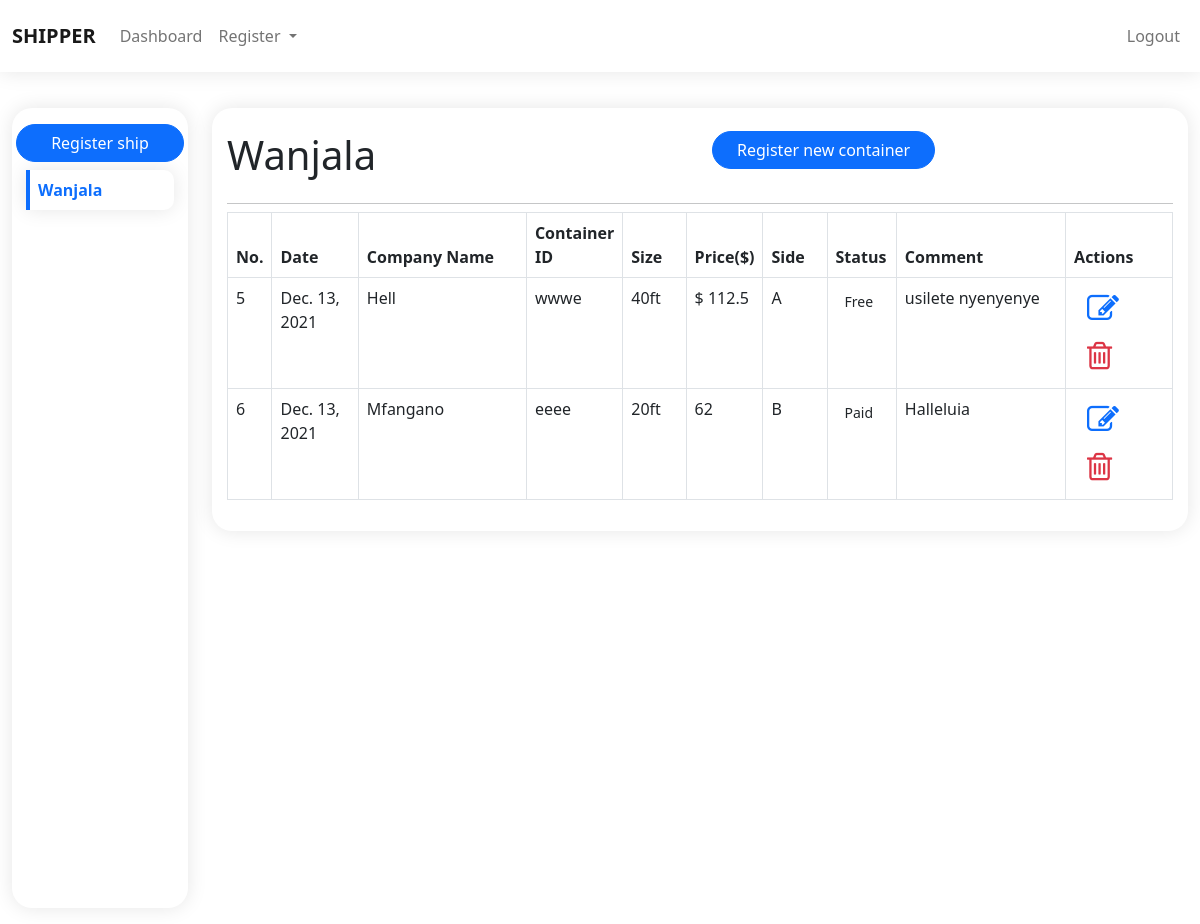
The page /ship/shipment/details/9/Wanjala/ (signed in) on the database its author committed.
### ship/models.py (models this page shows, shortened)
class Ship(models.Model):
    name = models.TextField(blank=True, null=True, max_length=200)
    date = models.DateField()
    no_of_containers = models.CharField(max_length=10, blank=True, null=True)
    date_created = models.DateTimeField(auto_now_add=True)

class Container(models.Model):
    PRICES = (
        ('112.5', '112.5'),
        ('62', '62')
    )
    SIDES = (
        ('A', 'A'),
        ('B', 'B'),
        ('C', 'C')
    )
    STATUS = (
        ('Pending', 'Pending'),
        ('Paid', 'Paid'),
        ('Free', 'Free')
    )
    SIZES = (
        ('40ft', '40ft'),
        ('20ft', '20ft'),
    )
    ship = models.ForeignKey(Ship, on_delete=models.SET_NULL, null=True, blank=True)
    date = models.DateField()
    company_name = models.CharField(max_length=200, blank=True, null=True)
    container_id = models.CharField(max_length=200, blank=True, null=True)
    size = models.CharField(max_length=200, choices=SIZES, default='40ft')
    price = models.CharField(max_length=200, choices=PRICES, default='112.5')
    side = models.CharField(max_length=200, choices=SIDES, default='A')
    status = models.CharField(max_length=200, choices=STATUS, default='Pending')
    comment = models.CharField(max_length=200, default='',)
    date_created = models.DateTimeField(auto_now_add=True)

### ship/views.py (the view)
# urls.py: path('shipment/details/<str:ship_id>/<str:ship_name>/', shipdetails, name="shipmentdetails"),
@login_required(login_url='login')
def shipdetails(request, ship_id, ship_name):
    ship = Ship.objects.get(id=ship_id)
    context = {
        'ship': ship,
        'ships': Ship.objects.all(),
        'containers': Container.objects.filter(ship=ship)
    }
    return render(request, template_name='admin_/shipment/shipdetail.html', context=context)

### templates/admin_/shipment/shipdetail.html (shortened to what this page needs)
{% extends './../components/base.html' %}
{% load static %}
{% block content %}
  <div class="container-fluid">
    <div class="row py-3">
      <div class="col-md-2 d-none d-md-block position-relative">
        <div class="ship-holder sticky-top common-card px-1 py-3">
          <a href="{% url 'registership' %}" class="btn btn-primary rounded-pill w-100">Register ship</a>
          {% for ship_ in ships %}
            <a href="{% url 'shipmentdetails' ship_id=ship_.id ship_name=ship_.name %}" class="my-2 d-block t-none">
              <div class="p-2 common-card-1 text-capitalize {% if ship_.name == ship.name %} active-ship {% else %} ship {% endif %}">
                <strong>{{ship_.name}}</strong>
              </div>
            </a>
          {% endfor %}
        </div>
      </div>
      <div class="col-md-10">
        <div class="common-card overflowx-hidden">
          <div class="row">
            <div class="col-md-6 col-sm-12 my-2">
              <h1 class="text-capitalize">{{ship.name}}</h1>
            </div>
            <div class="col-md-6 col-sm-12 my-2">
              <a href="{% url 'registercontainer' ship_id=ship.id ship_name=ship.name %}" class="rounded-pill btn btn-primary px-4 shadow-none">
                Register new container
              </a>
            </div>
          </div>
          <hr class="dropdown-divider">
          <div class="w-100 table-responsive">
            <table class="table table-bordered">
              <thead>
                <tr>
                  <th style="width: 30px;">No.</th>
                  <th style="width: 100px;">Date</th>
                  <th style="width: 200px;">Company Name</th>
                  <th style="width: 70px;">Container ID</th>
                  <th style="width: 70px;">Size</th>
                  <th style="width: 70px;">Price($)</th>
                  <th style="width: 70px;" class="capitalize">Side</th>
                  <th style="width: 70px;">Status</th>
                  <th style="width: 200px;">Comment</th>
                  <th style="width: 120px;">Actions</th>
                </tr>
              </thead>
              <tbody>
              {% for container in containers %}
                <tr>
                  <td>{{container.id}}</td>
                  <td>{{container.date}}</td>
                  <td>{{container.company_name}}</td>
                  <td>{{container.container_id}}</td>
                  <td>{{container.size}}</td>
                  <td>{{container.price}}</td>
                  <td>{{container.side}}</td>
                  <td>
                    <button class="btn btn-sm px-2 btn-{{container.status.status_color}} text-capitalize shadow-none">{{container.status}}</button>
                  </td>
                  <td>{{container.comment}}</td>
                  <td>
                    <a href="{% url 'editcontainer' container_id=container.id %}" class="btn text-primary" data-bs-toggle="tooltip" data-bs-placement="top"
                      title="Edit container">
                      <i class="fa fa-pencil-square-o fa-2x" aria-hidden="true"></i>
                    </a>
                    <a href="{% url 'containerdelete' pk=container.id %}" class="btn text-danger" data-bs-toggle="tooltip" data-bs-placement="top"
                      title="Delete container">
                      <i class="fa fa-trash-o fa-2x" aria-hidden="true"></i>
                    </a>
                  </td>
                </tr>
              {% endfor %}
              </tbody>
            </table>
          </div>
        </div>
      </div>
    </div>
  </div>
{% endblock content %}

### static/css/style.css (style rules this page uses)
.form-holder, .common-card { border-radius: 20px; background: #fff; padding: 15px; box-shadow: 0px 0px 20px rgba(0, 0, 0, 0.1); margin-top: 20px; }
.common-card-1 { background: #fff; padding: 20px; box-shadow: 0px 0px 20px rgba(0, 0, 0, 0.1); margin: 0 10px; }
.t-none { text-decoration: none; color: var(--bs-secondary); }
.ship-holder { height: 100vh; overflow-y: auto; position: sticky; top: 70px; left: 0; width: 100%; text-decoration: none; }
.active-ship { border-left: 4px solid var(--bs-primary); border-top-right-radius: 10px; border-bottom-right-radius: 10px; color: var(--bs-primary); }

### rows shown on the page
Ship: name "Wanjala"
Container: id "5", date "Dec. 13, 2021", company_name "Hell", container_id "wwwe", size "40ft", price "$ 112.5", side "A", status "Free", comment "usilete nyenyenye"
Container: id "6", date "Dec. 13, 2021", company_name "Mfangano", container_id "eeee", size "20ft", price "62", side "B", status "Paid", comment "Halleluia"
